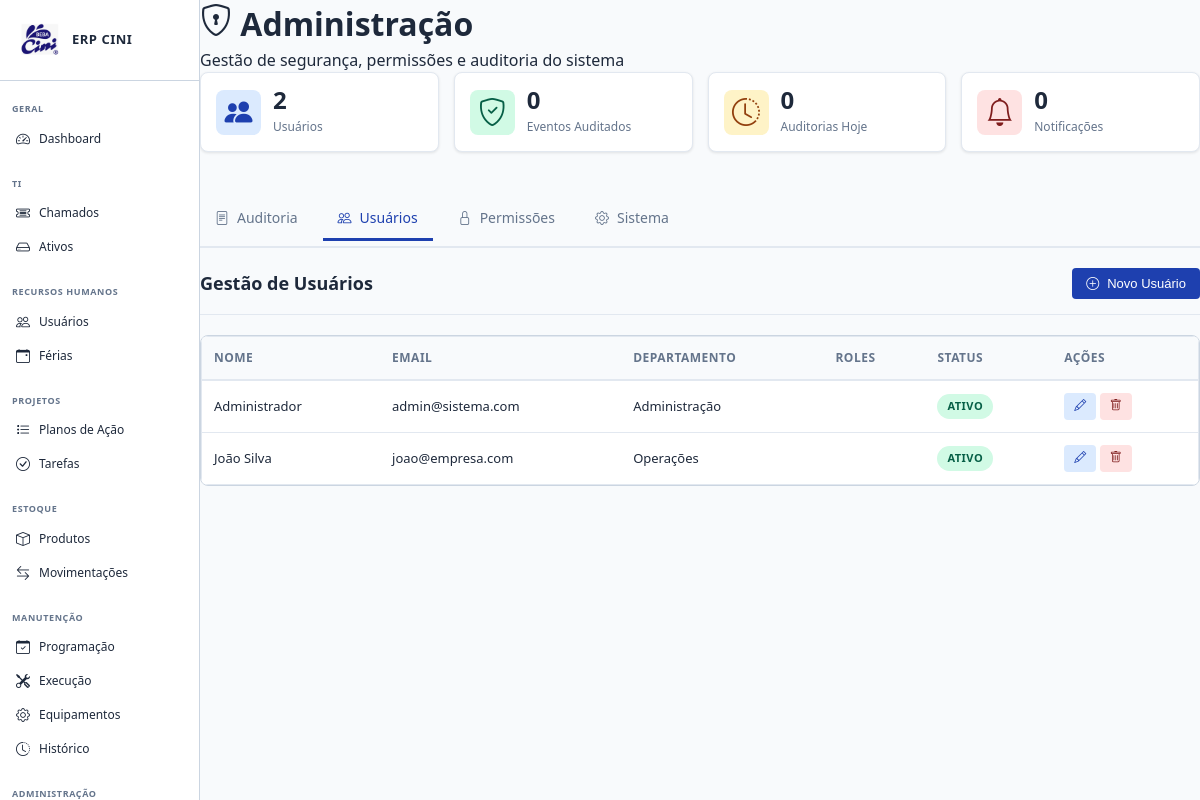
The page /modules/admin/index.php?s=usuarios (signed in) on the database its author committed.
### tables this page shows
CREATE TABLE users (
                id INTEGER PRIMARY KEY AUTOINCREMENT,
                name TEXT NOT NULL,
                email TEXT UNIQUE NOT NULL,
                password TEXT NOT NULL,
                dept TEXT NOT NULL,
                role TEXT DEFAULT 'user' CHECK(role IN ('admin', 'user')),
                active INTEGER DEFAULT 1,
                created_at DATETIME DEFAULT CURRENT_TIMESTAMP
            );

### modules/admin/index.php (the view, shortened to what this page needs)
<?php
require_once '../../includes/header.php';
require_once '../../includes/sidebar.php';
$db = Database::getInstance();
$conn = $db->getConnection();
$section = $_GET['s'] ?? 'auditoria';
try {
    $audit_logs = $conn->query("
        SELECT al.*, u.name as user_name FROM audit_log al
        LEFT JOIN users u ON al.user_id = u.id
        ORDER BY al.created_at DESC LIMIT 100
    ")->fetchAll();
    $users = $conn->query("SELECT * FROM users ORDER BY name ASC")->fetchAll();
    $stats = $conn->query("
        SELECT
            (SELECT COUNT(*) FROM users) as total_users,
            (SELECT COUNT(*) FROM audit_log) as total_audits,
            (SELECT COUNT(*) FROM audit_log WHERE DATE(created_at) = DATE('now')) as audits_today,
            (SELECT COUNT(*) FROM notifications_expanded WHERE \"read\" = 0) as total_notifications
    ")->fetch();
} catch (Exception $e) {
    $audit_logs = $users = $roles = $permissions = [];
    $stats = ['total_users' => 0, 'total_audits' => 0, 'audits_today' => 0];
}
?>
<main class="main-content">
    <div class="page-header">
        <h1><i class="bi bi-shield-lock"></i> Administração</h1>
        <p>Gestão de segurança, permissões e auditoria do sistema</p>
    </div>
    <div class="stats-grid">
        <div class="stat-card"><div class="stat-icon" style="background: #dbeafe; color: #1e40af;"><i class="bi bi-people-fill" style="font-size: 28px;"></i></div><div><div class="stat-value"><?php echo $stats['total_users']; ?></div><div class="stat-label">Usuários</div></div></div>
        <div class="stat-card"><div class="stat-icon" style="background: #d1fae5; color: #065f46;"><i class="bi bi-shield-check" style="font-size: 28px;"></i></div><div><div class="stat-value"><?php echo $stats['total_audits']; ?></div><div class="stat-label">Eventos Auditados</div></div></div>
        <div class="stat-card"><div class="stat-icon" style="background: #fef3c7; color: #92400e;"><i class="bi bi-clock-history" style="font-size: 28px;"></i></div><div><div class="stat-value"><?php echo $stats['audits_today']; ?></div><div class="stat-label">Auditorias Hoje</div></div></div>
        <div class="stat-card"><div class="stat-icon" style="background: #fee2e2; color: #7f1d1d;"><i class="bi bi-bell" style="font-size: 28px;"></i></div><div><div class="stat-value"><?php echo $stats['total_notifications']; ?></div><div class="stat-label">Notificações</div></div></div>
    </div>
    <div class="tabs-container">
        <a href="?s=auditoria" class="nav-tab <?php echo $section === 'auditoria' ? 'active' : ''; ?>"><i class="bi bi-file-text"></i> Auditoria</a>
        <a href="?s=usuarios" class="nav-tab <?php echo $section === 'usuarios' ? 'active' : ''; ?>"><i class="bi bi-people"></i> Usuários</a>
        <a href="?s=permissoes" class="nav-tab <?php echo $section === 'permissoes' ? 'active' : ''; ?>"><i class="bi bi-lock"></i> Permissões</a>
        <a href="?s=sistema" class="nav-tab <?php echo $section === 'sistema' ? 'active' : ''; ?>"><i class="bi bi-gear"></i> Sistema</a>
    </div>
    <?php if ($section === 'auditoria'): ?>
    <div class="content-section">
        <div class="section-header"><h2>Log de Auditoria</h2><button class="btn btn-info" onclick="exportAuditExcel()"><i class="bi bi-file-earmark-excel"></i> Exportar</button></div>
        <div class="filters">
            <input type="text" id="searchAudit" placeholder="Buscar por usuário ou entidade..." onkeyup="filterAudit()">
            <select id="filterAction" onchange="filterAudit()">
                <option value="">Todas as ações</option>
                <option value="create">Criar</option>
                <option value="update">Atualizar</option>
                <option value="delete">Deletar</option>
                <option value="view">Visualizar</option>
                <option value="export">Exportar</option>
            </select>
        </div>
        <?php if (count($audit_logs) > 0): ?>
        <div class="table-responsive"><table class="data-table" id="auditTable"><thead><tr><th>Data/Hora</th><th>Usuário</th><th>Entidade</th><th>Ação</th><th>Detalhes</th><th>IP</th></tr></thead><tbody>
        <?php foreach ($audit_logs as $log): ?>
        <tr data-action="<?php echo $log['action']; ?>">
            <td><small><?php echo date('d/m H:i:s', strtotime($log['created_at'])); ?></small></td>
            <td><?php echo $log['user_name'] ?? 'Sistema'; ?></td>
            <td><strong><?php echo $log['entity']; ?></strong> #<?php echo $log['entity_id']; ?></td>
            <td><span class="badge" style="background: <?php echo match($log['action']) { 'create' => '#d1fae5', 'update' => '#fef3c7', 'delete' => '#fee2e2', 'view' => '#dbeafe', 'export' => '#e0e7ff', default => '#f3f4f6' }; ?>; color: <?php echo match($log['action']) { 'create' => '#065f46', 'update' => '#92400e', 'delete' => '#7f1d1d', 'view' => '#1e40af', 'export' => '#3730a3', default => '#1f2937' }; ?>"><?php echo ucfirst($log['action']); ?></span></td>
            <td><button class="btn-sm btn-info" onclick="showAuditDetails('<?php echo htmlspecialchars($log['old_values']); ?>', '<?php echo htmlspecialchars($log['new_values']); ?>')">Ver</button></td>
            <td><small><?php echo $log['ip_address']; ?></small></td>
        </tr>
        <?php endforeach; ?>
        </tbody></table></div>
        <?php else: ?>
        <div class="empty-state"><i class="bi bi-file-text"></i><p>Nenhum evento registrado</p></div>
        <?php endif; ?>
    </div>
    <?php elseif ($section === 'usuarios'): ?>
    <div class="content-section">
        <div class="section-header"><h2>Gestão de Usuários</h2><button class="btn btn-primary" onclick="showModal('modalUser')"><i class="bi bi-plus-circle"></i> Novo Usuário</button></div>
        <?php if (count($users) > 0): ?>
        <div class="table-responsive"><table class="data-table"><thead><tr><th>Nome</th><th>Email</th><th>Departamento</th><th>Roles</th><th>Status</th><th>Ações</th></tr></thead><tbody>
        <?php foreach ($users as $u):
            $user_roles = $conn->query("SELECT r.name FROM roles r INNER JOIN user_roles ur ON r.id = ur.role_id WHERE ur.user_id = {$u['id']}")->fetchAll();
        ?>
        <tr>
            <td><?php echo $u['name']; ?></td>
            <td><?php echo $u['email']; ?></td>
            <td><?php echo $u['dept']; ?></td>
            <td><?php echo implode(', ', array_column($user_roles, 'name')); ?></td>
            <td><span class="badge" style="background: <?php echo $u['active'] ? '#d1fae5' : '#fee2e2'; ?>; color: <?php echo $u['active'] ? '#065f46' : '#7f1d1d'; ?>"><?php echo $u['active'] ? 'Ativo' : 'Inativo'; ?></span></td>
            <td><button class="btn-sm btn-info" onclick="editUser(<?php echo $u['id']; ?>)"><i class="bi bi-pencil"></i></button> <button class="btn-sm btn-danger" onclick="deleteUser(<?php echo $u['id']; ?>)"><i class="bi bi-trash"></i></button></td>
        </tr>
        <?php endforeach; ?>
        </tbody></table></div>
        <?php endif; ?>
    </div>
    <?php endif; ?>
</main>
<?php require_once '../../includes/footer.php'; ?>

### includes/header.php (shortened to what this page needs)
<?php
$current_page = basename($_SERVER['PHP_SELF'], '.php');
$current_module = isset($_GET['m']) ? $_GET['m'] : '';
?>
<!DOCTYPE html>
<html lang="pt-br">
<head>
    <link rel="stylesheet" href="https://cdn.jsdelivr.net/npm/bootstrap-icons@1.11.3/font/bootstrap-icons.min.css">
    <link rel="stylesheet" href="/assets/styles.css">
</head>
<body>
    <div class="layout-container">

### includes/sidebar.php (shortened to what this page needs)
<?php
$user_role = isset($_SESSION['is_admin']) ? 'admin' : 'user';
?>
<aside class="sidebar">
    <div class="sidebar-header">
        <div class="sidebar-logo">
            <img src="/assets/image/Cini.png" alt="CINI Logo" style="width: 40px; height: 40px; object-fit: contain;">
        </div>
        <div class="sidebar-title">ERP CINI</div>
    </div>
    <nav class="sidebar-nav">
        <div class="nav-section">
            <div class="nav-label">GERAL</div>
            <a href="/dashboard.php" class="nav-item <?php echo $current_page === 'dashboard' ? 'active' : ''; ?>">
                <i class="bi bi-speedometer2"></i>
                <span>Dashboard</span>
            </a>
        </div>
        <div class="nav-section">
            <div class="nav-label">TI</div>
            <a href="/modules/ti/index.php?s=chamados" class="nav-item <?php echo $current_module === 'ti' ? 'active' : ''; ?>">
                <i class="bi bi-ticket-detailed"></i>
                <span>Chamados</span>
            </a>
            <a href="/modules/ti/index.php?s=ativos" class="nav-item">
                <i class="bi bi-hdd"></i>
                <span>Ativos</span>
            </a>
        </div>
        <div class="nav-section">
            <div class="nav-label">RECURSOS HUMANOS</div>
            <a href="/modules/rh/index.php?s=usuarios" class="nav-item">
                <i class="bi bi-people"></i>
                <span>Usuários</span>
            </a>
            <a href="/modules/rh/index.php?s=ferias" class="nav-item">
                <i class="bi bi-calendar-event"></i>
                <span>Férias</span>
            </a>
        </div>
        <div class="nav-section">
            <div class="nav-label">PROJETOS</div>
            <a href="/modules/projetos/index.php?s=planos" class="nav-item">
                <i class="bi bi-list-task"></i>
                <span>Planos de Ação</span>
            </a>
            <a href="/modules/projetos/index.php?s=tarefas" class="nav-item">
                <i class="bi bi-check-circle"></i>
                <span>Tarefas</span>
            </a>
        </div>
        <div class="nav-section">
            <div class="nav-label">ESTOQUE</div>
            <a href="/modules/estoque/index.php?s=produtos" class="nav-item">
                <i class="bi bi-box"></i>
                <span>Produtos</span>
            </a>
            <a href="/modules/estoque/index.php?s=movimentacoes" class="nav-item">
                <i class="bi bi-arrow-left-right"></i>
                <span>Movimentações</span>
            </a>
        </div>
        <div class="nav-section">
            <div class="nav-label">MANUTENÇÃO</div>
            <a href="/modules/manutencao/index.php?s=programacao" class="nav-item">
                <i class="bi bi-calendar-check"></i>
                <span>Programação</span>
            </a>
            <a href="/modules/manutencao/index.php?s=execucao" class="nav-item">
                <i class="bi bi-tools"></i>
                <span>Execução</span>
            </a>
            <a href="/modules/manutencao/index.php?s=equipamentos" class="nav-item">
                <i class="bi bi-gear"></i>
                <span>Equipamentos</span>
            </a>
            <a href="/modules/manutencao/index.php?s=historico" class="nav-item">
                <i class="bi bi-clock-history"></i>
                <span>Histórico</span>
            </a>
        </div>
        <?php if ($user_role === 'admin'): ?>
        <div class="nav-section">
            <div class="nav-label">ADMINISTRAÇÃO</div>
        </div>
        <?php endif; ?>
    </nav>
</aside>

### includes/footer.php (shortened to what this page needs)
    </div>
</body>
</html>

### assets/styles.css (style rules this page uses)
:root { --primary: #1e40af; --primary-dark: #1e3a8a; --primary-light: #dbeafe; --secondary: #64748b; --success: #059669; --danger: #dc2626; --warning: #f59e0b; --info: #0891b2; --light: #f8fafc; --gray: #e2e8f0; --text-dark: #1e293b; --text-light: #64748b; --border: #cbd5e1; --shadow: 0 1px 3px rgba(0, 0, 0, 0.1); }
* { margin: 0; padding: 0; box-sizing: border-box; }
html { scroll-behavior: smooth; }
body { font-family: 'Segoe UI', Tahoma, Geneva, Verdana, sans-serif; background-color: var(--light); color: var(--text-dark); line-height: 1.5; }
.layout-container { display: flex; min-height: 100vh; }
.sidebar { width: 200px; background: white; border-right: 1px solid var(--border); overflow-y: auto; position: fixed; height: 100vh; left: 0; top: 0; z-index: 1000; }
.sidebar-header { padding: 20px; border-bottom: 1px solid var(--border); display: flex; align-items: center; gap: 12px; }
.sidebar-logo { width: 40px; height: 40px; background: var(--primary); border-radius: 8px; display: flex; align-items: center; justify-content: center; color: white; font-weight: bold; font-size: 18px; }
.sidebar-title { font-weight: 700; font-size: 13px; color: var(--text-dark); letter-spacing: 0.5px; }
.sidebar-nav { padding: 15px 0; }
.nav-section { margin-bottom: 15px; }
.nav-label { font-size: 9px; font-weight: 700; color: var(--text-light); padding: 6px 12px; text-transform: uppercase; letter-spacing: 0.6px; }
.nav-item { padding: 8px 12px; color: var(--text-dark); text-decoration: none; display: flex; align-items: center; gap: 8px; border-left: 3px solid transparent; transition: all 0.2s ease; font-size: 12px; }
.nav-item i { width: 16px; text-align: center; font-size: 14px; flex-shrink: 0; }
.main-content { margin-left: 200px; flex: 1; display: flex; flex-direction: column; }
.btn { padding: 10px 16px; border-radius: 6px; font-size: 13px; font-weight: 600; border: none; cursor: pointer; transition: all 0.2s ease; display: inline-flex; align-items: center; gap: 8px; text-decoration: none; }
.btn-primary { background: var(--primary); color: white; }
.btn-danger { background: var(--danger); color: white; }
.btn-sm { padding: 6px 12px; font-size: 12px; }
.table-responsive { overflow-x: auto; border-radius: 8px; border: 1px solid var(--border); }
table { width: 100%; border-collapse: collapse; background: white; }
thead { background: var(--light); border-bottom: 2px solid var(--border); }
th { padding: 12px 16px; text-align: left; font-weight: 600; font-size: 12px; color: var(--text-light); text-transform: uppercase; letter-spacing: 0.5px; white-space: nowrap; }
td { padding: 12px 16px; border-bottom: 1px solid var(--gray); font-size: 13px; }
tbody tr:last-child td { border-bottom: none; }
.badge { display: inline-block; padding: 4px 10px; border-radius: 4px; font-size: 10px; font-weight: 700; text-transform: uppercase; letter-spacing: 0.5px; }
i { display: inline-flex; align-items: center; justify-content: center; }
.stat-card { background: white; border: 1px solid var(--border); border-radius: 8px; padding: 20px; display: flex; align-items: center; gap: 16px; box-shadow: var(--shadow); transition: all 0.3s ease; position: relative; overflow: hidden; }
.stat-card::before { content: ''; position: absolute; top: 0; left: 0; right: 0; height: 3px; background: linear-gradient(90deg, var(--primary), var(--info)); opacity: 0; transition: opacity 0.3s ease; }
.stat-icon { width: 64px; height: 64px; border-radius: 12px; display: flex; align-items: center; justify-content: center; font-size: 28px; flex-shrink: 0; transition: all 0.3s ease; }
.stat-value { font-size: 28px; font-weight: 700; color: var(--text-dark); line-height: 1; }
.stat-label { font-size: 12px; color: var(--text-light); margin-top: 6px; font-weight: 500; }
.btn i { margin-right: 2px; transition: all 0.3s ease; }
.nav-item i { transition: all 0.3s ease; }

### rows shown on the page
users: name "Administrador", email "admin@sistema.com", dept "Administração", active "ATIVO"
users: name "João Silva", email "joao@empresa.com", dept "Operações", active "ATIVO"

### other values the page prints
$stats['total_users'] "2"
$stats['total_audits'] "0"
$stats['audits_today'] "0"
$stats['total_notifications'] "0"
